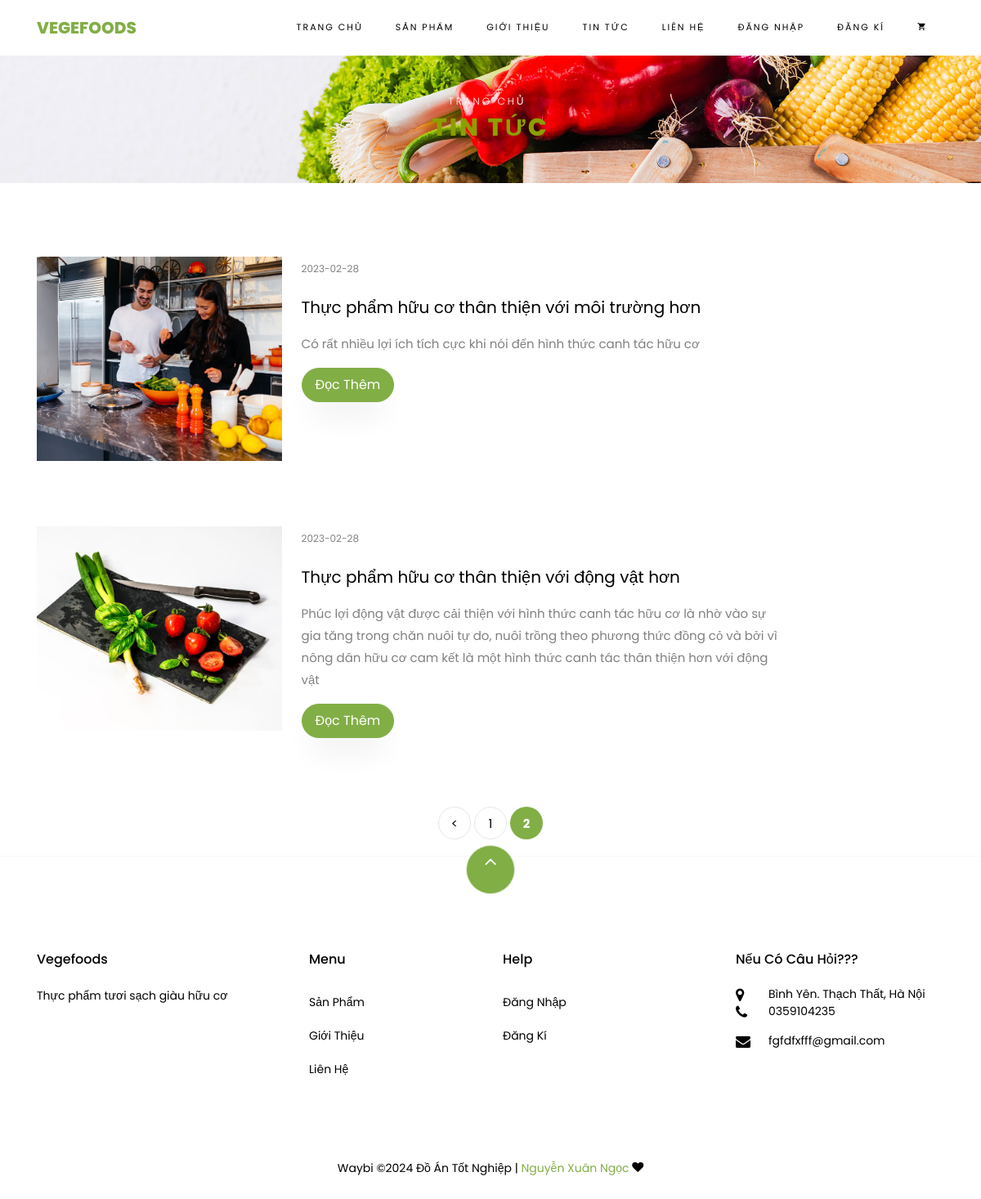
Screenshot of /?rq=tt&trang=2 with the database file from the repository.
### tables this page shows
CREATE TABLE `tintuc` (
  `id` int(11) NOT NULL,
  `tieude` varchar(200) NOT NULL,
  `mota` longtext NOT NULL,
  `chitietmota` longtext NOT NULL,
  `ngaydang` date NOT NULL DEFAULT current_timestamp(),
  `anhtt` varchar(100) NOT NULL
);

### views/tintuc.php (the view, shortened to what this page needs)
<?php
$trang = 1;
if(isset($_GET['trang'])){
$trang = $_GET['trang'];
}
$tt1trang = 2 ;
$from = ($trang-1)*$tt1trang;
$tongtintuc = $connect->query("select*from tintuc");
$tongtrang  = ceil(mysqli_num_rows($tongtintuc)/$tt1trang);
$tintuc=$connect->query("select*from tintuc limit $from, $tt1trang");
?>
<section class="ftco-section ftco-degree-bg">
	<div class="container">
		<div class="row">
			<div class="col-lg-10 col-md-10 ftco-animate">
				<div class="row">
					<?php foreach ($tintuc as $value) { ?>
						<div class="col-md-12 d-flex ftco-animate">
							<div class="blog-entry align-self-stretch d-md-flex">
								<a href="?rq=cttt&id=<?=$value['id']?>" class="block-20" style="background-image: url('images/<?=$value['anhtt']?>');">
								</a>
								<div class="text d-block pl-md-4">
									<div class="meta mb-3">
										<div><a href="#"></a><?=$value['ngaydang']?></div>
									</div>
									<h3 class="heading"><a href="?rq=cttt&id=<?=$value['id']?>"><?=$value['tieude']?></a></h3>
									<p><?=$value['mota']?></p>
									<p><a href="?rq=cttt&id=<?=$value['id']?>" class="btn btn-primary py-2 px-3">Đọc Thêm</a></p>
								</div>
							</div>
						</div>
					<?php   } ?>
				</div>
			</div>
		</div>
	</div>
</section>
<div class="row mt-2 mb-3">
	<div class="col text-center">
		<div class="block-27">
			<ul>
				<?php if($trang>1){
					$prev =$trang-1;
					?>
					<li><a href="?rq=tt&trang=<?=$prev?>">&lt;</a></li>
				<?php  }?>
				<?php for($i=1;$i<=$tongtrang;$i++){ ?>
					<?php if ($i==$trang) { ?>
						<li class="active"><span ><strong><?=$i?></strong></span></li>
					<?php }else { ?>
						<?php if ($i > $trang-3 && $i<$trang+3) { ?>
							<li><a href="?rq=tt&trang=<?=$i?>"><?=$i?></a></li>
						<?php } ?>
					<?php } ?>
				<?php } ?>
			</ul>
		</div>
	</div>
</div>

### rows the page displays
tintuc: anhtt (picture), ngaydang "2023-02-28", tieude "Thực phẩm hữu cơ thân thiện với môi trường hơn", mota "Có rất nhiều lợi ích tích cực khi nói đến hình thức canh tác hữu cơ"
tintuc: anhtt (picture), ngaydang "2023-02-28", tieude "Thực phẩm hữu cơ thân thiện với động vật hơn", mota "Phúc lợi động vật được cải thiện với hình thức canh tác hữu cơ là nhờ vào sự gia tăng trong chăn nuôi tự do, nuôi trồng theo phương thức đồng cỏ và bởi vì nông dân hữu cơ cam kết là một hình thức canh tác thân thiện hơn với động vật"
